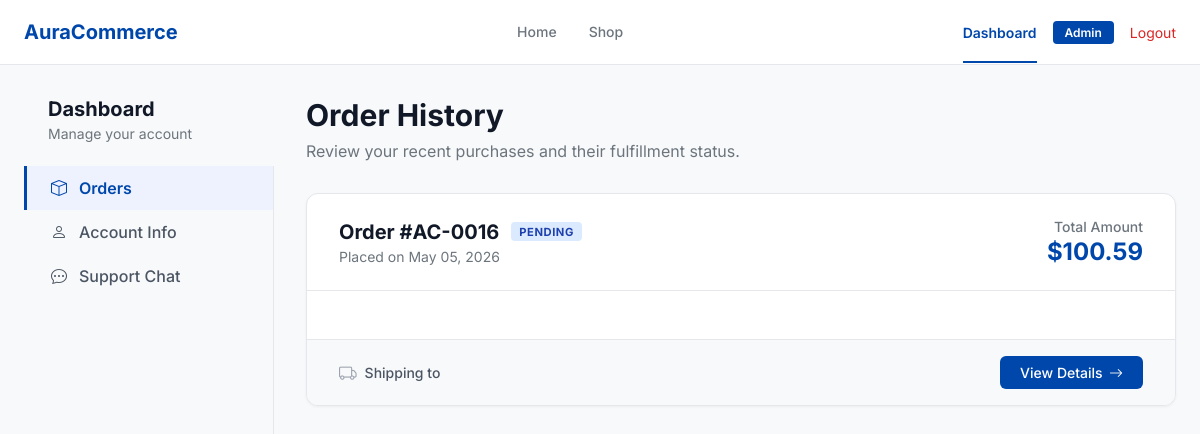
Screenshot of /dashboard.php?tab=orders (signed in) with the database file from the repository.
### tables this page shows
CREATE TABLE `orders` (
  `id` int(11) NOT NULL AUTO_INCREMENT,
  `user_id` int(11) NOT NULL,
  `total` decimal(10,2) NOT NULL,
  `status` enum('pending','processing','delivered') DEFAULT 'pending',
  `address` text NOT NULL,
  `created_at` timestamp NOT NULL DEFAULT current_timestamp(),
  PRIMARY KEY (`id`),
  KEY `user_id` (`user_id`),
  CONSTRAINT `orders_ibfk_1` FOREIGN KEY (`user_id`) REFERENCES `users` (`id`) ON DELETE CASCADE
);

### includes/auth.php (called while the page is built, shortened)
<?php
if (!function_exists('isAdmin')) {
    function isAdmin() {
        return isset($_SESSION['role']) && $_SESSION['role'] === 'admin';
    }
}

### dashboard.php (the view, shortened to what this page needs)
<?php
require_once __DIR__ . '/includes/auth.php';
$user_id = $_SESSION['user_id'];
$tab = $_GET['tab'] ?? 'account';
try {
    $conn->query("ALTER TABLE users ADD COLUMN phone VARCHAR(20) NULL AFTER profile_pic");
    $conn->query("ALTER TABLE users ADD COLUMN address_line1 VARCHAR(255) NULL AFTER phone");
    $conn->query("ALTER TABLE users ADD COLUMN city VARCHAR(100) NULL AFTER address_line1");
    $conn->query("ALTER TABLE users ADD COLUMN state VARCHAR(100) NULL AFTER city");
    $conn->query("ALTER TABLE users ADD COLUMN zip_code VARCHAR(20) NULL AFTER state");
    $conn->query("ALTER TABLE users ADD COLUMN country VARCHAR(100) NULL AFTER zip_code");
} catch (mysqli_sql_exception $e) {
}
$orders = [];
if ($tab === 'orders') {
    $search = isset($_GET['search']) ? '%' . trim($_GET['search']) . '%' : null;
    $sql = "SELECT * FROM orders WHERE user_id = ?";
    $sql .= " ORDER BY created_at DESC";
    $order_stmt = $conn->prepare($sql);
    if ($search) {
        $order_stmt->bind_param("is", $user_id, $search);
    } else {
        $order_stmt->bind_param("i", $user_id);
    }
    $order_stmt->execute();
    $orders_res = $order_stmt->get_result();
    while ($row = $orders_res->fetch_assoc()) {
        $items_stmt = $conn->prepare("SELECT oi.*, p.image, p.name FROM order_items oi JOIN products p ON oi.product_id = p.id WHERE oi.order_id = ?");
        $items_stmt->bind_param("i", $row['id']);
        $items_stmt->execute();
        $row['items'] = $items_stmt->get_result()->fetch_all(MYSQLI_ASSOC);
        $orders[] = $row;
    }
}
?>
<!DOCTYPE html>
<html lang="en">
<head>
    <link rel="stylesheet" href="https://cdn.jsdelivr.net/npm/bootstrap-icons@1.11.1/font/bootstrap-icons.css">
    <link rel="stylesheet" href="dashboard.css">
</head>
<body>
    <nav class="top-nav">
        <div class="nav-container">
            <a class="brand" href="home.php">AuraCommerce</a>
            <div class="nav-links">
                <a class="nav-link" href="home.php">Home</a>
                <a class="nav-link" href="shop.php">Shop</a>
            </div>
            <div class="user-actions">
                <a href="dashboard.php"
                    style="border-bottom: 2px solid var(--primary); padding-bottom: 20px; margin-bottom: -22px;">Dashboard</a>
                <?php if (isAdmin()): ?>
                        <a href="Admin/home.php" class="admin-btn">Admin</a>
                <?php endif; ?>
                <a href="logout.php" class="logout-btn">Logout</a>
            </div>
        </div>
    </nav>
    <div class="dashboard-layout">
        <div class="sidebar">
            <div class="sidebar-header">
                <h2>Dashboard</h2>
                <p>Manage your account</p>
            </div>
            <nav class="sidebar-nav">
                <a href="?tab=orders" class="side-link <?= $tab === 'orders' ? 'active' : '' ?>">
                    <i class="bi bi-box"></i> Orders
                </a>
                <a href="?tab=account" class="side-link <?= $tab === 'account' ? 'active' : '' ?>">
                    <i class="bi bi-person"></i> Account Info
                </a>
                <a href="chat.php" class="side-link">
                    <i class="bi bi-chat-dots"></i> Support Chat
                </a>
            </nav>
        </div>
        <div class="main-content">
            <?php if ($tab === 'orders'): ?>
                    <div class="orders-header">
                        <div>
                            <h1 class="page-title">Order History</h1>
                            <p class="page-subtitle" style="margin-bottom:0;">Review your recent purchases and their fulfillment
                                status.</p>
                        </div>
                    </div>
                    <?php if (empty($orders)): ?>
                            <div class="empty-state">
                                <i class="bi bi-box-seam"></i>
                                <h3>No orders found</h3>
                                <p>Looks like you haven't placed any orders yet.</p>
                                <a href="home.php" class="btn btn-primary">Start Shopping</a>
                            </div>
                    <?php else: ?>
                            <?php
                            $recent_order = $orders[0];
                            $order_id_str = '#AC-' . str_pad($recent_order['id'], 4, '0', STR_PAD_LEFT);
                            $status_colors = [
                                'pending' => 'badge-pending',
                                'processing' => 'badge-processing',
                                'delivered' => 'badge-delivered',
                            ];
                            $badge_class = $status_colors[$recent_order['status']] ?? 'badge-delivered';
                            ?>
                            <div class="order-card">
                                <div class="order-card-header">
                                    <div>
                                        <div class="order-id-row">
                                            <span class="order-id">Order <?= $order_id_str ?></span>
                                            <span
                                                class="badge <?= $badge_class ?>"><?= htmlspecialchars($recent_order['status']) ?></span>
                                        </div>
                                        <p class="order-date">Placed on <?= date('F d, Y', strtotime($recent_order['created_at'])) ?>
                                        </p>
                                    </div>
                                    <div>
                                        <p class="order-total-label">Total Amount</p>
                                        <p class="order-total-value">$<?= number_format($recent_order['total'], 2) ?></p>
                                    </div>
                                </div>
                                <div class="order-items">
                                </div>
                                <div class="order-footer">
                                    <div class="order-shipping">
                                        <i class="bi bi-truck" style="color:#9ca3af; font-size:1.1rem;"></i>
                                        <?= $recent_order['status'] === 'delivered' ? 'Delivered to' : 'Shipping to' ?>
                                    </div>
                                    <a href="order-details.php?id=<?= $recent_order['id'] ?>" class="btn btn-primary">
                                        View Details <i class="bi bi-arrow-right" style="margin-left:0.4rem;"></i>
                                    </a>
                                </div>
                            </div>
                    <?php endif; ?>
            <?php endif; ?>
        </div>
    </div>
</body>
</html>

### dashboard.css (style rules this page uses)
:root { --primary: #0047AB; --primary-dark: #003a8c; --secondary: #6C757D; --bg: #F8F9FA; --text-dark: #111827; --border: #e5e7eb; }
* { box-sizing: border-box; margin: 0; padding: 0; }
body { font-family: 'Inter', sans-serif; background: var(--bg); color: var(--text-dark); }
.top-nav { background: #fff; border-bottom: 1px solid var(--border); position: sticky; top: 0; z-index: 50; }
.nav-container { max-width: 1280px; margin: 0 auto; padding: 0 1.5rem; height: 4rem; display: flex; justify-content: space-between; align-items: center; }
.brand { font-size: 1.25rem; font-weight: 700; color: var(--primary); text-decoration: none; }
.nav-links { display: flex; gap: 2rem; height: 100%; align-items: center; display: none; }
@media (min-width: 768px) { .nav-links { display: flex; } }
.nav-link { color: var(--secondary); text-decoration: none; font-weight: 500; font-size: 0.875rem; height: 100%; display: flex; align-items: center; border-bottom: 2px solid transparent; }
.user-actions { display: flex; gap: 1rem; align-items: center; }
.user-actions a { color: var(--primary); font-size: 0.875rem; font-weight: 600; text-decoration: none; }
.user-actions .admin-btn { background: var(--primary); color: #fff; padding: 0.25rem 0.75rem; border-radius: 4px; font-size: 0.75rem; }
.user-actions .logout-btn { color: #dc2626; font-weight: 400; }
.dashboard-layout { max-width: 1280px; margin: 2rem auto; padding: 0 1.5rem; display: flex; gap: 2rem; flex-wrap: wrap; }
.sidebar { width: 100%; max-width: 250px; flex-shrink: 0; }
.main-content { flex: 1; min-width: 0; }
.sidebar-header { margin-bottom: 1.5rem; padding: 0 1.5rem; }
.sidebar-header h2 { font-size: 1.25rem; font-weight: 700; color: var(--text-dark); }
.sidebar-header p { font-size: 0.875rem; color: var(--secondary); margin-top: 0.25rem; }
.sidebar-nav { display: flex; flex-direction: column; border-right: 1px solid var(--border); min-height: 400px; }
.side-link { padding: 0.75rem 1.5rem; color: #4b5563; text-decoration: none; display: flex; align-items: center; gap: 0.75rem; font-weight: 500; border-left: 3px solid transparent; transition: all 0.2s; }
.side-link.active { background: #eef2ff; color: var(--primary); border-left-color: var(--primary); font-weight: 600; }
.page-title { font-size: 1.875rem; font-weight: 700; color: var(--text-dark); margin-bottom: 0.5rem; }
.page-subtitle { color: var(--secondary); margin-bottom: 2rem; }
.btn { padding: 0.5rem 1.25rem; font-size: 0.875rem; font-weight: 500; border-radius: 6px; cursor: pointer; transition: all 0.2s; border: none; display: inline-flex; align-items: center; justify-content: center; text-decoration: none; }
.btn-primary { background: var(--primary); color: #fff; }
.orders-header { display: flex; justify-content: space-between; align-items: flex-end; margin-bottom: 2rem; flex-wrap: wrap; gap: 1rem; }
.order-card { background: #fff; border: 1px solid var(--border); border-radius: 12px; overflow: hidden; margin-bottom: 2.5rem; box-shadow: 0 1px 3px rgba(0, 0, 0, 0.05); transition: box-shadow 0.2s; }
.order-card-header { padding: 1.5rem 2rem; display: flex; justify-content: space-between; align-items: center; border-bottom: 1px solid var(--border); flex-wrap: wrap; gap: 1rem; }
.order-id-row { display: flex; align-items: center; gap: 0.75rem; margin-bottom: 0.25rem; }
.order-id { font-size: 1.25rem; font-weight: 700; color: var(--text-dark); }
.badge { padding: 0.15rem 0.5rem; border-radius: 4px; font-size: 0.7rem; font-weight: 700; text-transform: uppercase; letter-spacing: 0.05em; }
.badge-pending { background: #dbeafe; color: #1e40af; }
.order-date { font-size: 0.875rem; color: var(--secondary); }
.order-total-label { font-size: 0.875rem; color: var(--secondary); font-weight: 500; margin-bottom: 0.15rem; text-align: right; }
.order-total-value { font-size: 1.5rem; font-weight: 700; color: var(--primary); text-align: right; }
.order-items { padding: 1.5rem 2rem; display: flex; gap: 1rem; flex-wrap: wrap; }
.order-footer { padding: 1rem 2rem; background: var(--bg); border-top: 1px solid var(--border); display: flex; justify-content: space-between; align-items: center; flex-wrap: wrap; gap: 1rem; }
.order-shipping { font-size: 0.875rem; color: #4b5563; font-weight: 500; display: flex; align-items: center; gap: 0.5rem; }

### rows the page displays
orders: id "#AC-0016", status "PENDING", created_at "May 05, 2026", total "100.59"
